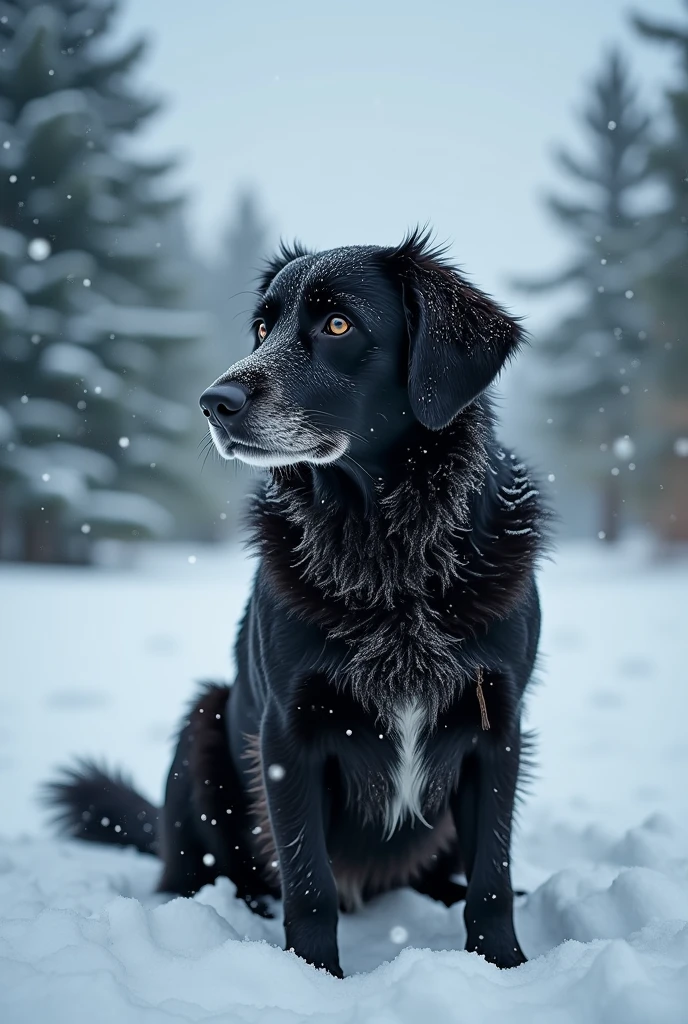
#> input picture images/Dog.png, 688 x 1024 px
$ python contrastStretching.py
#> lines starting #> are read from the running program, lines starting #| are printed output that depends on the picture
import cv2
import numpy as np
import matplotlib.pyplot as plt

def contrast_stretch(img, r1, s1, r2, s2):
    """Apply piecewise linear contrast stretching with control points."""
    result = np.zeros_like(img, dtype=np.uint8)
    for i in range(img.shape[0]):
        for j in range(img.shape[1]):
            pixel = img[i, j]
            if pixel < r1:
                result[i, j] = (s1 / r1) * pixel
            elif pixel < r2:
                result[i, j] = ((s2 - s1) / (r2 - r1)) * (pixel - r1) + s1
            else:
                result[i, j] = ((255 - s2) / (255 - r2)) * (pixel - r2) + s2
    return result

# Load grayscale image
img = cv2.imread('images/Dog.png', cv2.IMREAD_GRAYSCALE)
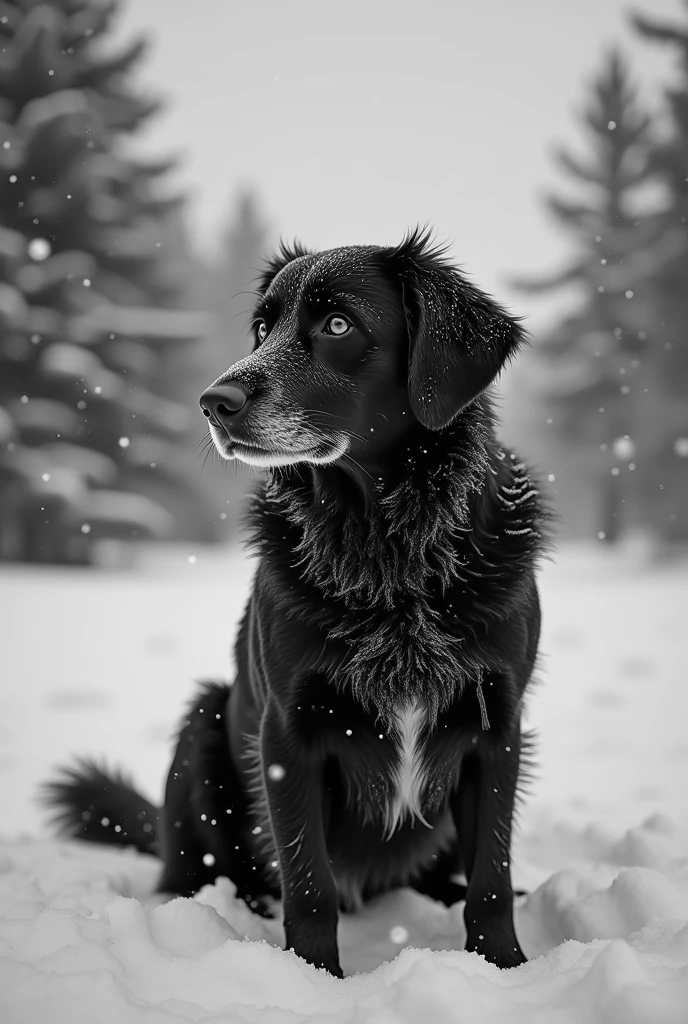
#> img: shape (1024, 688); min 0, max 250, mean 128.4
if img is None:
    raise FileNotFoundError("Make sure 'input.jpg' exists in your working directory.")

# Apply contrast stretching with different control points
params = [
    (50, 0, 200, 255),
    (70, 30, 180, 220),
    (100, 50, 150, 200)
]

out1 = contrast_stretch(img, *params[0])
#> after the loop in contrast_stretch, `for i in range(img.shape[0]):`:
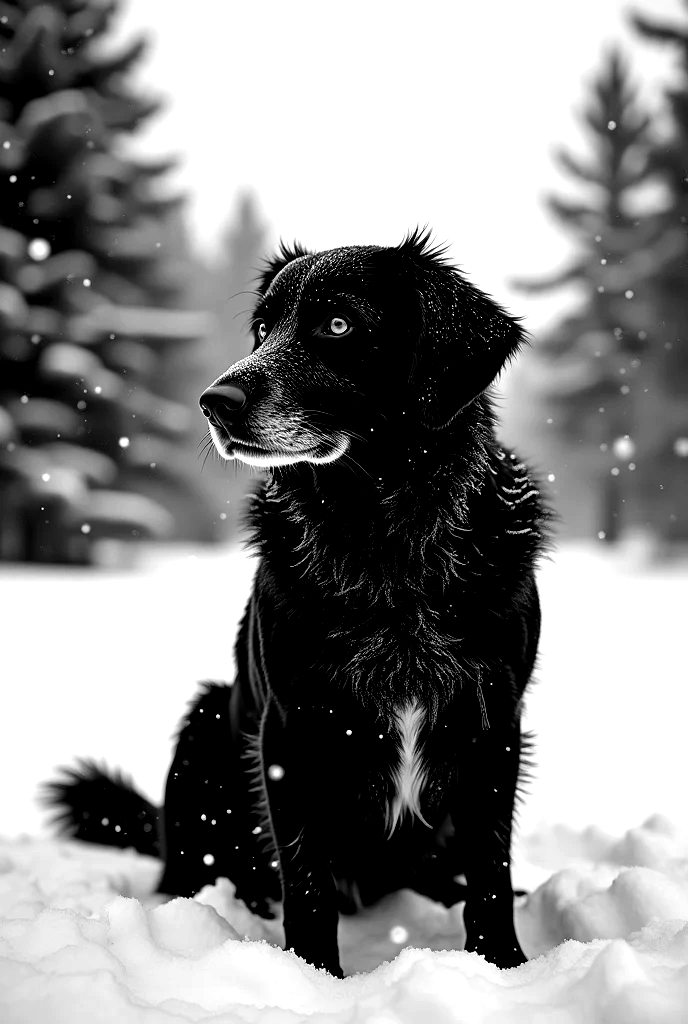
#> result: shape (1024, 688); min 0, max 255, mean 137.8
out2 = contrast_stretch(img, *params[1])
#> call 2 of contrast_stretch, with r1 = 70, s1 = 30, r2 = 180, s2 = 220
#> after the loop in contrast_stretch (call 2), `for i in range(img.shape[0]):`:
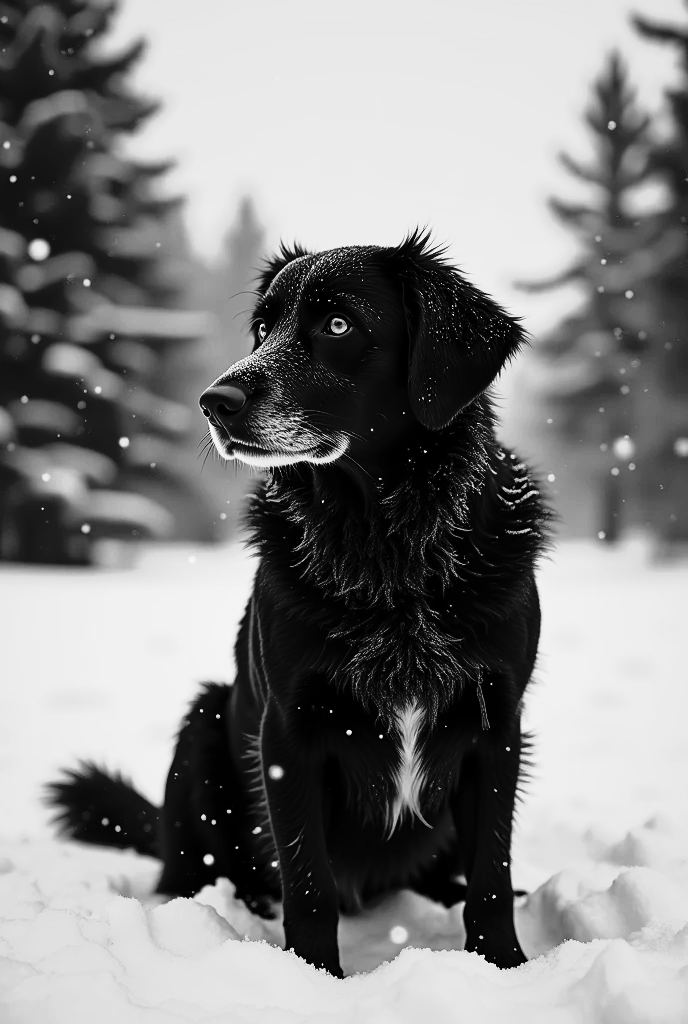
#> result: shape (1024, 688); min 0, max 252, mean 132.7
out3 = contrast_stretch(img, *params[2])
#> call 3 of contrast_stretch, with r1 = 100, s1 = 50, r2 = 150, s2 = 200
#> after the loop in contrast_stretch (call 3), `for i in range(img.shape[0]):`:
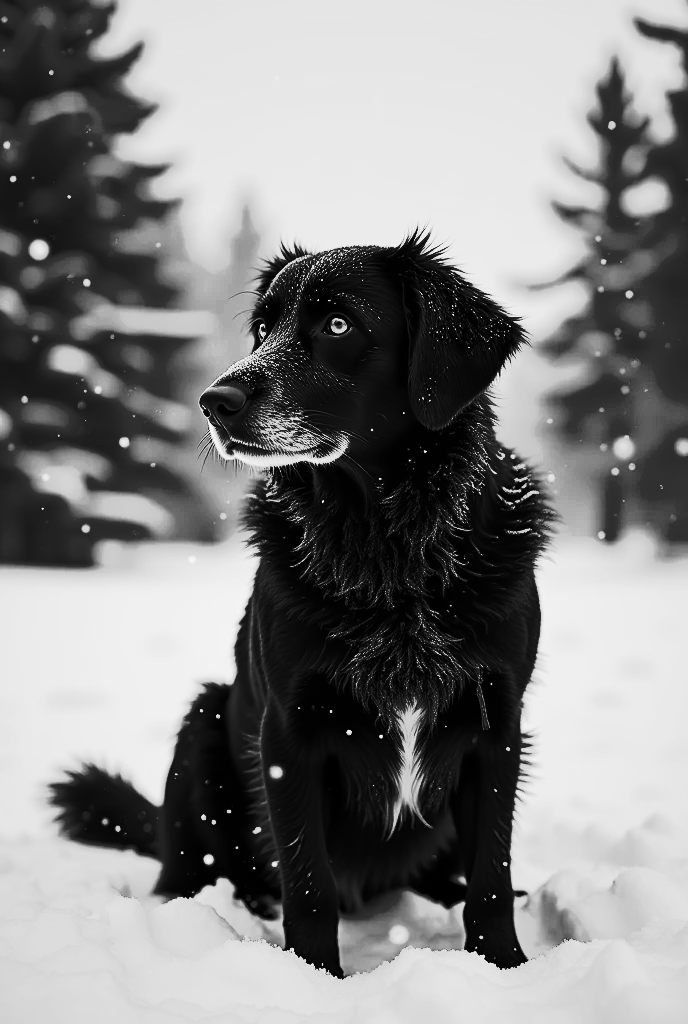
#> result: shape (1024, 688); min 0, max 252, mean 131.6

# Plot original and outputs with control point titles
titles = [
    'Original Image',
    f'Output 1\n(r1={params[0][0]}, s1={params[0][1]}, r2={params[0][2]}, s2={params[0][3]})',
    f'Output 2\n(r1={params[1][0]}, s1={params[1][1]}, r2={params[1][2]}, s2={params[1][3]})',
    f'Output 3\n(r1={params[2][0]}, s1={params[2][1]}, r2={params[2][2]}, s2={params[2][3]})'
]
images = [img, out1, out2, out3]

plt.figure(figsize=(12, 6))
for i in range(4):
    plt.subplot(1, 4, i + 1)
    plt.imshow(images[i], cmap='gray')
    plt.title(titles[i], fontsize=10)
    plt.axis('off')

plt.tight_layout()
plt.savefig('images/contrast_stretching_outputs_labeled.png', dpi=300)
plt.show()

$ run again, with images/Man.png copied over images/Dog.png
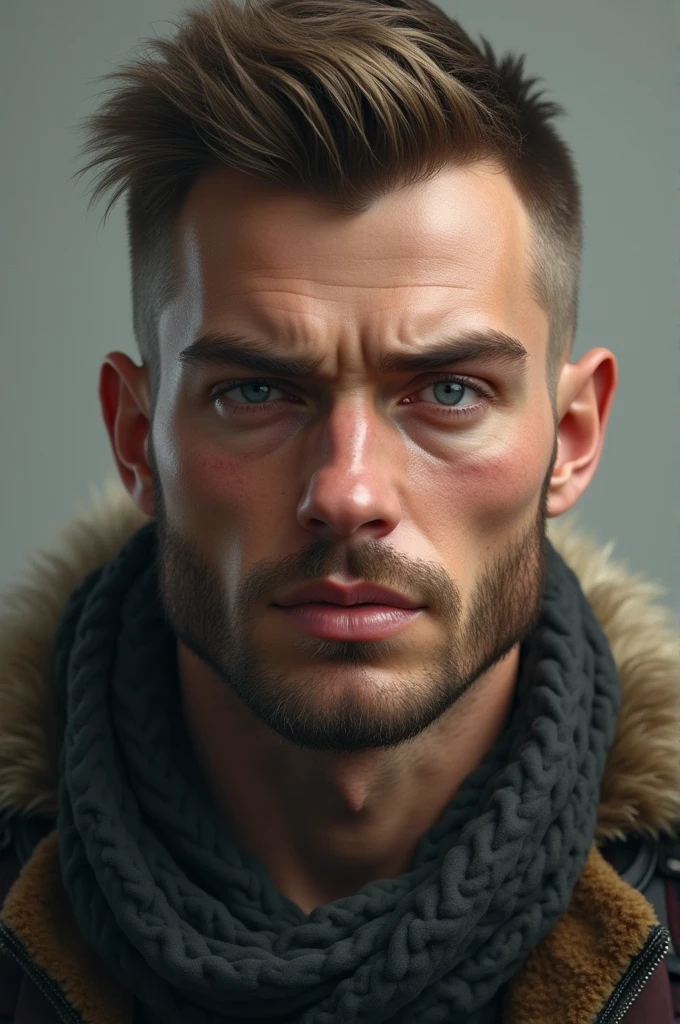
#> input picture images/Man.png, 680 x 1024 px
#> after the loop in contrast_stretch (call 3), `for i in range(img.shape[0]):`:
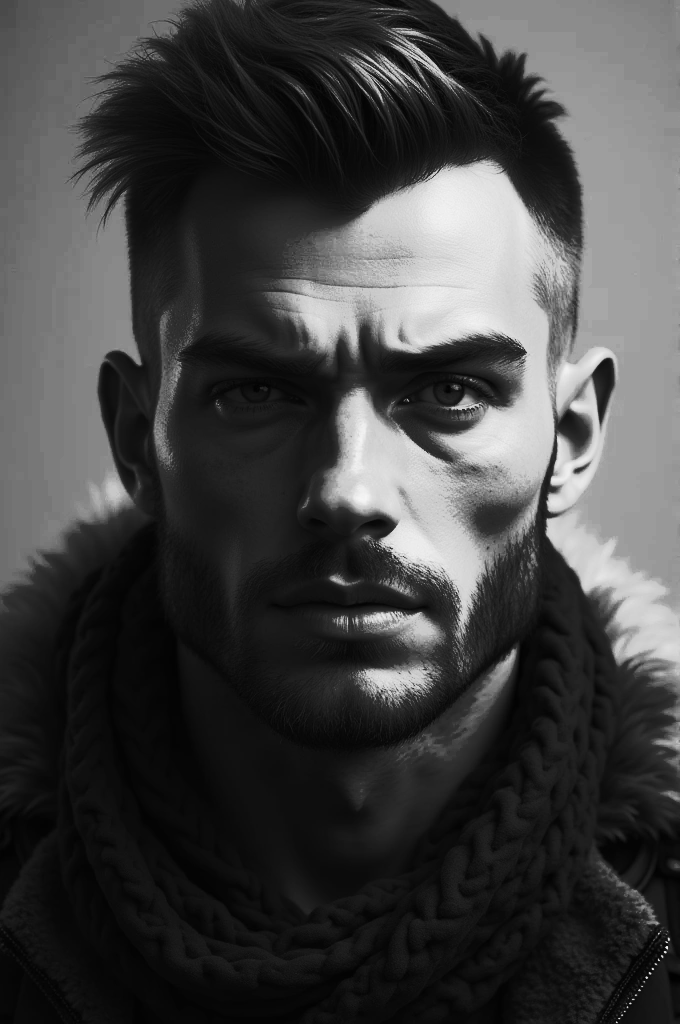
#> result: shape (1024, 680); min 1, max 245, mean 66
#> `plt.savefig('images/contrast_stretching_outputs_labeled.png', dpi=300)`:
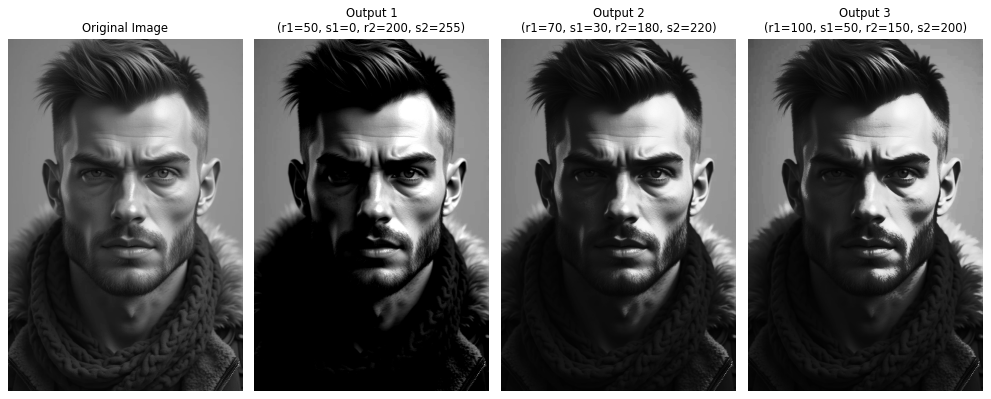
#> figure drawn by matplotlib, 4 panels

$ run again, with images/Butterfly.jpg saved as images/Dog.png
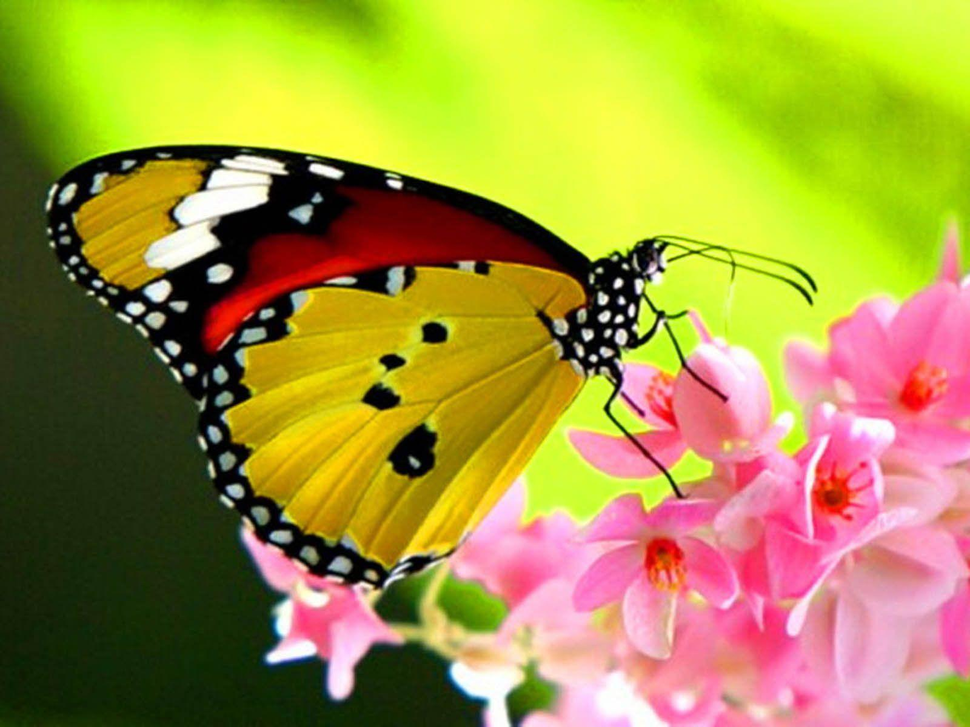
#> input picture images/Butterfly.jpg, 970 x 727 px, shrunk from 1600 x 1200 before the run
#> `img = cv2.imread('images/Dog.png', cv2.IMREAD_GRAYSCALE)`:
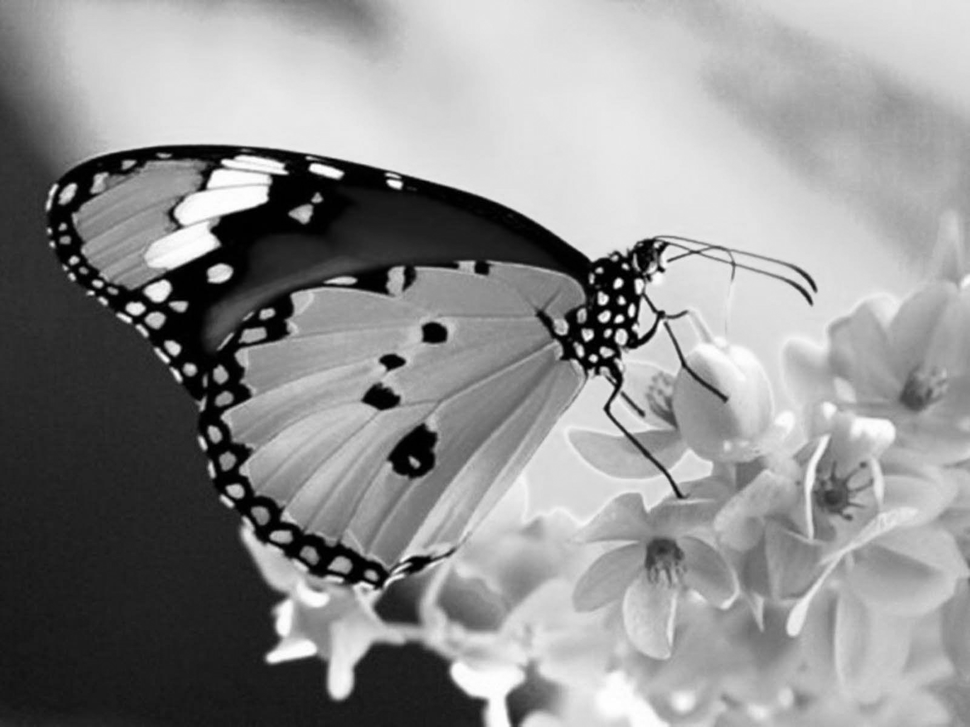
#> img: shape (727, 970); min 0, max 255, mean 144
#> after the loop in contrast_stretch (call 3), `for i in range(img.shape[0]):`:
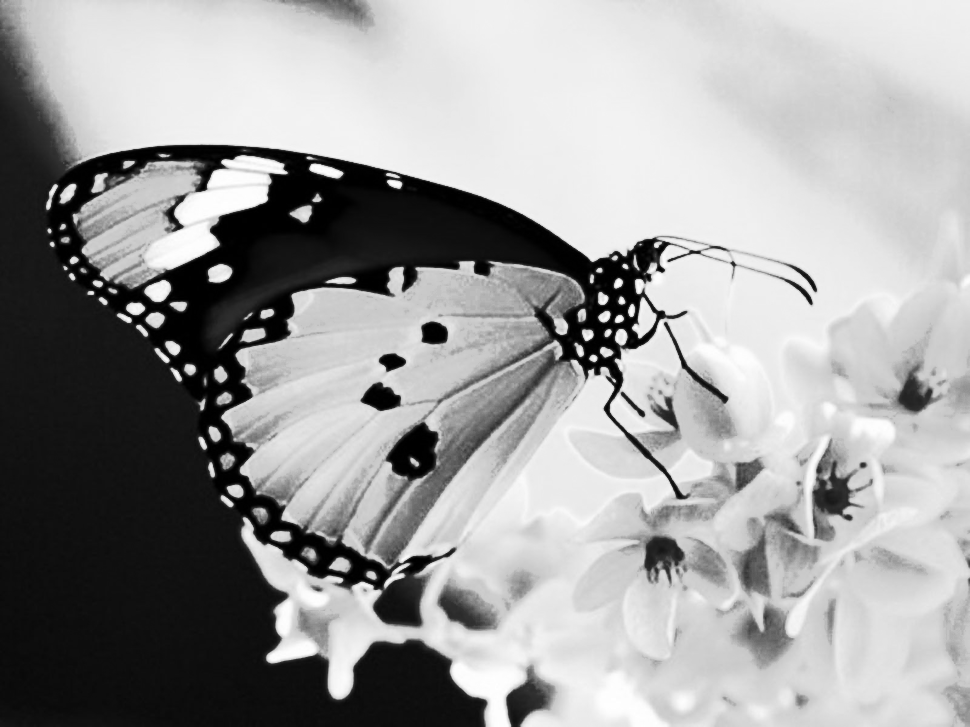
#> result: shape (727, 970); min 0, max 255, mean 157.3
